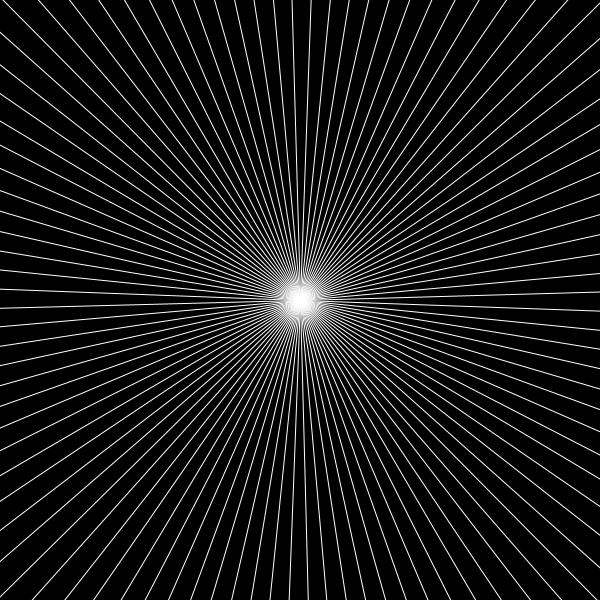
Frame 1 (no input)
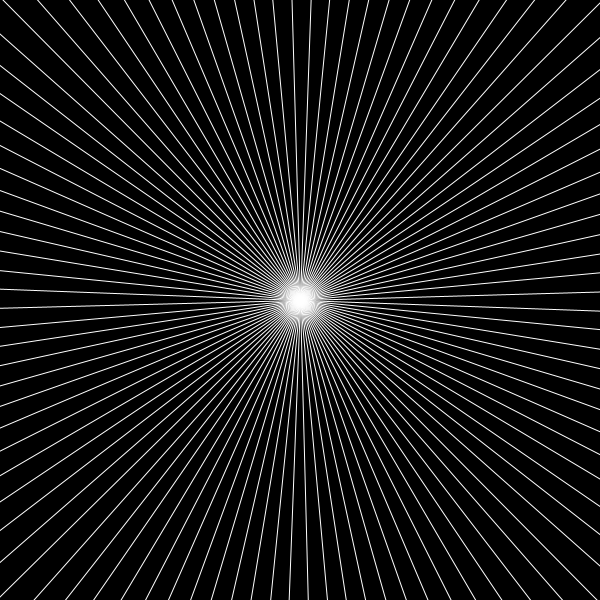
Frame 60 (the mouse pressed at the canvas centre just before this capture)
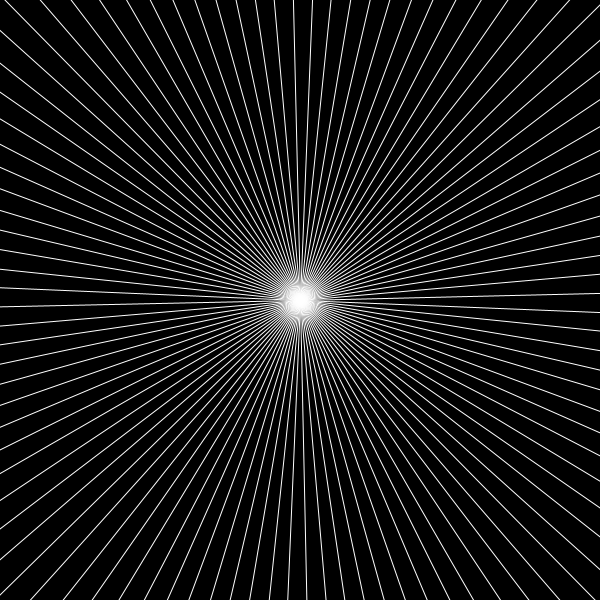
Frame 120 (the mouse held since frame 60 and released just before this capture)

The Processing sketch that drew these frames (run headless with seeded random() and noise(); from frame 60 on, the mouse is pressed at the canvas centre):

// Processing sketch: radiation_with_rotate
// ── radiation_with_rotate.pde
// Number of Rays
int numRays;

// Center of the Sun
float centerX, centerY;

// Angle of rotation for animation
float a;


void setup() {
  size(600, 600); 
  a = 0; 
  numRays = 100;
  centerX = width/2;
  centerY = height/2;
}

void draw() {
  background(0);
  stroke(255);
  a--;
  translate(centerX, centerY);
  rotate(a);
  for (int i = 0; i < numRays; i++) {
    //Evenly divide the circle by the number of rays you want
    //And rotate by the resulting angle
    rotate(TWO_PI/numRays);
    line(0, 0, centerX, centerY - height);
  }
}
